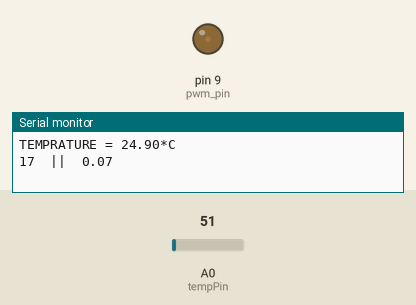
Simulated run of this sketch. Board: Arduino Uno, built with avr-gcc and run on an emulated ATmega328P. Parts: output pins drawn as LEDs (lit = HIGH), the last lines printed to the serial monitor. The inputs (shaded band) are chosen by the test bench; at power-on: A0 (tempPin) = 51.

Above: at 0.1 s.
At 120.1 s:
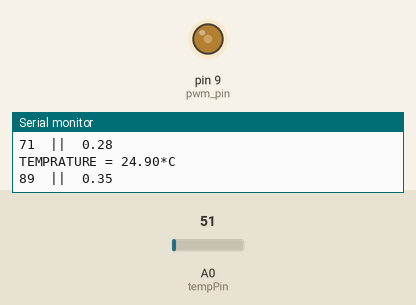
Timing chart, 0 to 121.6 s (numbered marks = the images above):
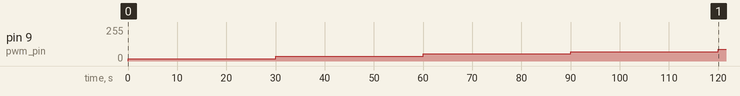

Measured:
- by itself, pin 9 (pwm_pin): moves from 0/255 to 89/255 over 120 s

The sketch:

pid.ino
```cpp
#include "myfiles.h"

void setup()
{
  pinMode(pwm_pin, OUTPUT);
  Serial.begin(9600);
}

void loop()
{
  //analogWrite(pwm_pin, duty);
  curr_temp = get_temp();
  error = temp_setpoint - curr_temp;
  if (error<0)
  {
    flag = 0;
    error = error * (-1);
  }
  while (abs(error) >=2 || ct <=5)
  {

    old_temp = curr_temp;

    new_pwm = old_pwm + error * Kp;
    if (new_pwm >= 1)
    {
      new_pwm = 0.95;
    }
    duty = new_pwm * 255;
    Serial.print(duty);
    Serial.print("  ||  ");
    analogWrite(pwm_pin, duty);
    Serial.println(new_pwm);
    delay(30000);
    curr_temp = get_temp();

    if(!flag)
    {
      error = curr_temp - temp_setpoint;
    }
    else
    {
      error = temp_setpoint - curr_temp;
    }
    old_pwm = new_pwm;
    if (abs(old_temp - curr_temp) < 2){ct= ct + 1;}

  }
Serial.println("Done!!");
while(1)
{
  analogWrite(pwm_pin, duty);
}


  //  while (1)
  //  {
  //    duty = pwm * 255;
  //    if (duty >= 255)
  //    {
  //      pwm = 0.0;
  //    }
  //
  //    analogWrite(pwm_pin, duty);
  //    delay(2000);
  //    pwm = pwm + pwm_step;
  //  }

}
```

myfiles.h
```cpp
int freq = 1000;
//float pwm = 0.60;
float max_pwm = 1;
float pwm_step = 0.05;
int pwm_pin = 9;
int duty;
//int timeForOneDC = 1000;   //in miliseconds
int val;
int tempPin = A0;
float temp_setpoint = 60;
float curr_temp,old_temp, error = 0;
float Kp = 0.002;
float Kd = 0;
float Ki = 0;
int ct=0;
bool flag=1;
float old_pwm = 0;
float new_pwm = 0;

float get_temp();


float get_temp()
{
  val = analogRead(tempPin);
  float mv = ( val / 1024.0) * 5000;
  float cel = mv / 10;

  Serial.print("TEMPRATURE = ");
  Serial.print(cel);
  Serial.print("*C");
  Serial.println();

  return cel;
}
```
